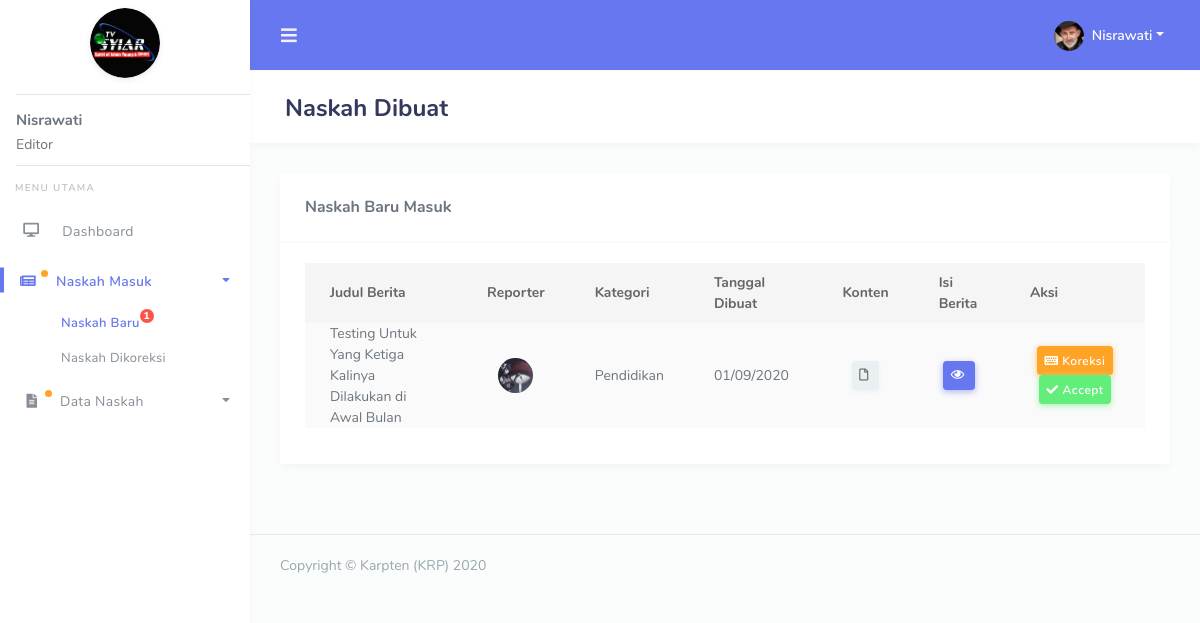
Page /editor/naskah_baru.php (signed in) on the committed database.
### tables this page shows
CREATE TABLE `tb_users` (
  `id` int NOT NULL,
  `nama` varchar(255) NOT NULL,
  `alamat` varchar(255) NOT NULL,
  `no_hp` varchar(255) NOT NULL,
  `jabatan` varchar(255) NOT NULL,
  `foto` varchar(255) NOT NULL DEFAULT 'default.png',
  `username` varchar(255) NOT NULL,
  `password` varchar(255) NOT NULL,
  `status` varchar(255) NOT NULL DEFAULT 'waiting'
);

CREATE TABLE `tb_berita` (
  `id` int NOT NULL,
  `user_id` int NOT NULL,
  `judul` varchar(255) NOT NULL,
  `kategori` varchar(255) NOT NULL,
  `berita_created` text NOT NULL,
  `berita_final` text,
  `tanggal` datetime NOT NULL,
  `konten` varchar(255) DEFAULT NULL,
  `status` varchar(255) NOT NULL
);

### editor/naskah_baru.php (the view, shortened to what this page needs)
<?php
require('template/header.php');
$berita = mysqli_query($conn, "SELECT * FROM tb_berita WHERE status = 'waiting'");
?>
<div class="main-content">
  <section class="section">
    <div class="section-header">
      <h1>Naskah Dibuat</h1>
    </div>
    <div class="section-body">
      <div class="row">
        <div class="col-12">
          <div class="card">
            <div class="card-header">
              <h4>Naskah Baru Masuk</h4>
            </div>
            <div class="card-body">
              <div class="table-responsive">
                <table class="table table-striped" id="table-1">
                  <thead>
                    <tr>
                      <th style="max-width: 180px;">Judul Berita</th>
                      <th>Reporter</th>
                      <th>Kategori</th>
                      <th>Tanggal Dibuat</th>
                      <th>Konten</th>
                      <th>Isi Berita</th>
                      <th>Aksi</th>
                    </tr>
                  </thead>
                  <tbody>
                    <?php foreach($berita as $dta) {
                      $user_id = $dta['user_id'];
                      $reporter = mysqli_query($conn, "SELECT * FROM tb_users WHERE id = '$user_id'");
                      $usr = mysqli_fetch_assoc($reporter); ?>
                      <tr>
                        <td><?= $dta['judul'] ?></td>
                        <td class="text-center">
                          <a href="#" data-toggle="modal" data-target="#modal-reporter<?= $dta['id'] ?>">
                            <img alt="image" src="../assets/img/avatar/<?= $usr['foto'] ?>" class="rounded-circle" data-toggle="tooltip" title="" data-original-title="<?= $usr['nama'] ?>" width="35">
                          </a>
                        </td>
                        <td><?= $dta['kategori'] ?></td>
                        <td><?= date('d/m/Y', strtotime($dta['tanggal'])) ?></td>
                        <td class="text-center">
                          <?php if ($dta['konten'] != null) { ?>
                            <a href="#" class="btn btn-icon icon-left btn-light btn-sm" data-toggle="modal" data-target="#modal-konten<?= $dta['id'] ?>" data-toggle1="tooltip" title="" data-original-title="Lihat Konten"><i class="far fa-file"></i></a>
                          <?php } else { ?>
                            <a href="#" class="btn btn-icon icon-left btn-light btn-sm disabled" data-toggle1="tooltip" title="" data-original-title="Lihat Konten"><i class="far fa-file"></i></a>
                          <?php } ?>
                        </td>
                        <td class="text-center">
                          <a href="#" class="btn btn-icon icon-left btn-primary btn-sm" data-toggle="modal" data-target="#modal-berita<?= $dta['id'] ?>" data-toggle1="tooltip" title="" data-original-title="Lihat Isi Berita"><i class="far fa-eye"></i></a>
                        </td>
                        <td style="min-width: 140px; max-width: 140px;" class="text-center">
                          <a href="koreksi_berita.php?berita_id=<?= $dta['id'] ?>" class="btn btn-icon btn-sm btn-warning"><i class="fas fa-keyboard"></i> Koreksi</a>
                          <a href="controller.php?accept=true&from=naskah_baru&berita_id=<?= $dta['id'] ?>&editor_id=<?= $id ?>" class="btn btn-icon btn-sm btn-success"><i class="fas fa-check"></i> Accept</a>
                        </td>
                      </tr>
                    <?php } ?>
                  </tbody>
                </table>
              </div>
            </div>
          </div>
        </div>
      </div>
    </div>
  </section>
</div>
  <?php
  require('template/footer.php');
  ?>

### editor/template/header.php (shortened to what this page needs)
<?php
require('../config.php');
$get_id = $_SESSION['get_id'];
$result = mysqli_query($conn, "SELECT * FROM tb_users WHERE id = '$get_id'");
$get = mysqli_fetch_assoc($result);
$nama = $get['nama'];
$foto = $get['foto'];
$id = $get['id'];
$getNaskah_baru = mysqli_query($conn, "SELECT * FROM tb_berita WHERE status = 'waiting'");
$naskah_baru = mysqli_num_rows($getNaskah_baru);
$revisi = mysqli_query($conn, "SELECT * FROM tb_revisi WHERE editor_id = '$id'");
$naskah_revisi = 0;
$naskah_verify = 0;
foreach ($revisi as $rev) {
  $berita_id = $rev['berita_id'];
  $berita = mysqli_query($conn, "SELECT * FROM tb_berita WHERE id = '$berita_id' AND (status = 'verify')");
  $dta = mysqli_fetch_assoc($berita);
  if ($dta) $naskah_verify = $naskah_verify + 1;
}
$naskah_refuse = 0;
?>
<!DOCTYPE html>
<html lang="en">
<head>
  <link rel="stylesheet" href="../assets/modules/bootstrap/css/bootstrap.min.css">
  <link rel="stylesheet" href="../assets/modules/fontawesome/css/all.min.css">
  <link rel="stylesheet" href="../assets/modules/jqvmap/dist/jqvmap.min.css">
  <link rel="stylesheet" href="../assets/modules/owlcarousel2/dist/../assets/owl.carousel.min.css">
  <link rel="stylesheet" href="../assets/modules/owlcarousel2/dist/../assets/owl.theme.default.min.css">
  <link rel="stylesheet" href="../assets/modules/summernote/summernote-bs4.css">
  <link href="../assets/modules/richtext-editor/css/froala_editor.min.css" rel="stylesheet">
  <link href="../assets/modules/richtext-editor/css/froala_editor.pkgd.min.css" rel="stylesheet">
  <link rel="stylesheet" href="../assets/modules/datatables/datatables.min.css">
  <link rel="stylesheet" href="../assets/modules/datatables/DataTables-1.10.16/css/dataTables.bootstrap4.min.css">
  <link rel="stylesheet" href="../assets/modules/datatables/Select-1.2.4/css/select.bootstrap4.min.css">
  <link rel="stylesheet" href="../assets/css/style.css">
  <link rel="stylesheet" href="../assets/css/components.css">
  </head>
  <body>
    <div id="app">
      <div class="main-wrapper main-wrapper-1">
        <div class="navbar-bg"></div>
        <nav class="navbar navbar-expand-lg main-navbar">
          <form class="form-inline mr-auto">
            <ul class="navbar-nav mr-3">
              <li><a href="#" data-toggle="sidebar" class="nav-link nav-link-lg"><i class="fas fa-bars"></i></a></li>
            </ul>
          </form>
          <ul class="navbar-nav navbar-right">
            <li class="dropdown"><a href="#" data-toggle="dropdown" class="nav-link dropdown-toggle nav-link-lg nav-link-user">
              <img alt="image" src="../assets/img/avatar/<?= $foto ?>" class="rounded-circle mr-1">
              <div class="d-sm-none d-lg-inline-block"><?= $nama ?></div></a>
            </li>
          </ul>
        </nav>
        <div class="main-sidebar sidebar-style-2">
          <aside id="sidebar-wrapper">
            <div class="sidebar-brand">
              <a href="index.php">
                <img src="../assets/img/logo.png" alt="logo" width="70" class="mt-2 shadow-light rounded-circle">
              </a>
              <div class="text-left pl-3">
                <hr style="margin-bottom: -5px;">
                <b style="font-size: 15px;"><?= $nama ?></b>
                <p style="margin-bottom: -10px; margin-top: -20px;">Editor</p>
                <hr>
              </div>
            </div>
            <ul class="sidebar-menu mt-3">
              <li class="menu-header">Menu Utama</li>
              <li id="dashboard"><a class="nav-link" href="index.php"><i class="fa fa-desktop"></i> <span>Dashboard</span></a></li>
              <li class="dropdown" id="kelola_naskah">
                <a href="#" class="nav-link has-dropdown" data-toggle="dropdown">
                  <?php if ($naskah_baru >= 1 || $naskah_revisi >= 1) { ?>
                    <span class="beep" style="width: 40px;">
                      <i class="fa fa-newspaper" style="margin-left: -2px;"></i>
                    </span>
                  <?php } else { ?>
                    <i class="fa fa-newspaper"></i>
                  <?php } ?>
                  <span>Naskah Masuk</span>
                </a>
                <ul class="dropdown-menu">
                  <li id="naskah_baru">
                    <a class="nav-link" href="naskah_baru.php">Naskah Baru
                      <?php if ($naskah_baru >= 1) { ?>
                        <span class="badge badge-danger text-center mb-3" style="width: 14px; padding: 2px; font-size: 10px;"><b><?= $naskah_baru ?></b></span>
                      <?php } ?>
                    </a>
                  </li>
                  <li id="naskah_dikoreksi">
                    <a class="nav-link" href="naskah_dikoreksi.php">Naskah Dikoreksi
                    </a>
                  </li>
                </ul>
              </li>
              <li class="dropdown" id="data_naskah">
                <a href="#" class="nav-link has-dropdown" data-toggle="dropdown">
                  <?php if ($naskah_verify >= 1 || $naskah_refuse >= 1) { ?>
                    <span class="beep" style="width: 40px;">
                      <i class="fa fa-file-alt" style="margin-left: -2px;"></i>
                    </span>
                  <?php } else { ?>
                    <i class="fa fa-file-alt"></i>
                  <?php } ?>
                  <span>Data Naskah</span>
                </a>
              </li>
            </aside>
          </div>

### rows in the picture
tb_users: foto (picture), nama "Nisrawati"
tb_berita: judul "Testing Untuk Yang Ketiga Kalinya Dilakukan di Awal Bulan", user.foto (picture), kategori "Pendidikan", tanggal "01/09/2020"

### other values in the picture
$naskah_baru "1"
